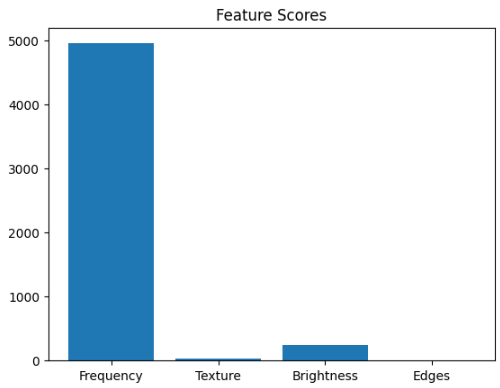
#> input picture image.png, 500 x 388 px
$ jupyter execute 'AI_Image_Detector_Project (2).ipynb'
#> lines starting #> are read from the running program, lines starting #| are printed output that depends on the picture
# AI vs Real Image Detector (Internship Project)
Upload an image and the system will analyze it using simple ML-inspired features and display 4 graphs.

[cell 1]
import numpy as np
import matplotlib.pyplot as plt
from PIL import Image
import os

## Upload Image

[cell 2]
from google.colab import files
uploaded = files.upload()
#> the answer given: image.png
img_path = list(uploaded.keys())[0]
img = Image.open(img_path).convert('RGB')
plt.imshow(img)
plt.axis('off')

## Feature Extraction

[cell 3]
img_gray = img.convert('L')
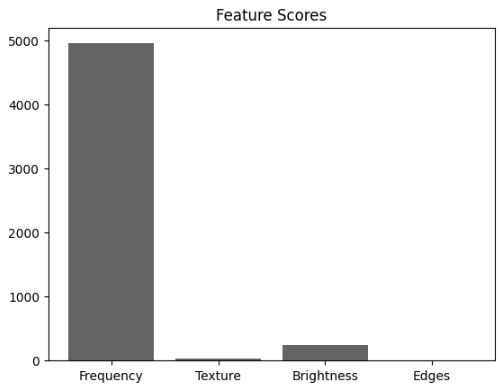
#> img_gray: PIL image 500x388 L; min 4, max 255, mean 228.2
img_arr = np.array(img_gray)

# FFT
fft = np.fft.fft2(img_arr)
fft_shift = np.fft.fftshift(fft)
magnitude = np.abs(fft_shift)

high_freq_score = np.mean(magnitude)
#> high_freq_score = 5649.2
texture_score = np.std(img_arr)
#> texture_score = 58.54
brightness_score = np.mean(img_arr)
#> brightness_score = 228.2
edge_score = np.mean(np.abs(np.gradient(img_arr)))
#> edge_score = 2.43

## Prediction Logic

[cell 4]
scores = [high_freq_score, texture_score, brightness_score, edge_score]
#> scores = [5649.2, 58.54, 228.2, 2.43]
labels = ['Frequency','Texture','Brightness','Edges']

ai_score = (high_freq_score*0.4 + texture_score*0.3 + edge_score*0.3)
#> ai_score = 2278
real_score = (brightness_score*0.5 + texture_score*0.5)
#> real_score = 143.4

prediction = 'AI Generated' if ai_score > real_score else 'Real Image'
#> prediction = 'AI Generated'
print('Prediction:', prediction)
#| Prediction: AI Generated

## Graph 1 — Feature Scores

[cell 5]
plt.figure()
plt.bar(labels, scores)
plt.title('Feature Scores')
plt.show()
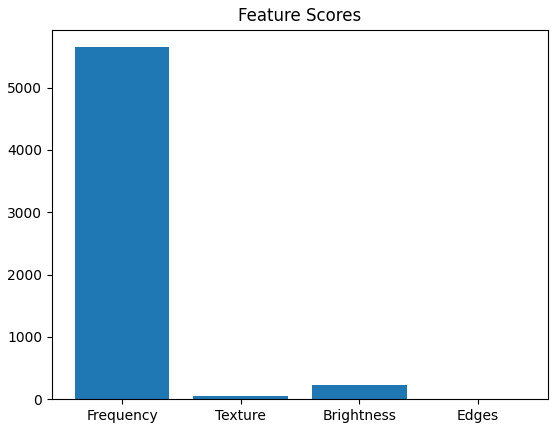
#> figure drawn by matplotlib, 1 panel; tallest bar 5649.2 high, from x = -0.4 to 0.4

## Graph 2 — Confidence Comparison

[cell 6]
plt.figure()
plt.bar(['AI Score','Real Score'], [ai_score, real_score])
plt.title('Confidence Comparison')
plt.show()
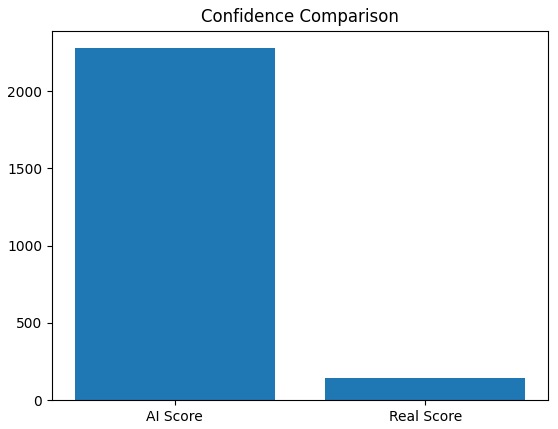
#> figure drawn by matplotlib, 1 panel

## Graph 3 — Probability Pie Chart

[cell 7]
total = ai_score + real_score
#> total = 2421.3
plt.figure()
plt.pie([ai_score/total, real_score/total], labels=['AI','Real'], autopct='%1.1f%%')
plt.title('Prediction Probability')
plt.show()
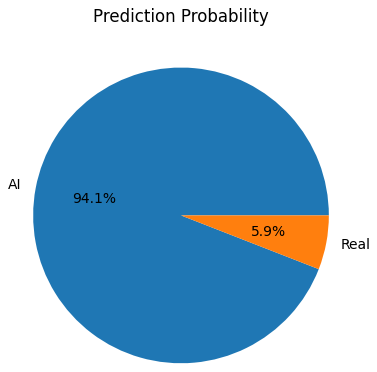
#> figure drawn by matplotlib, 1 panel

## Graph 4 — Histogram Analysis

[cell 8]
plt.figure()
plt.hist(img_arr.flatten(), bins=50)
plt.title('Pixel Intensity Histogram')
plt.show()
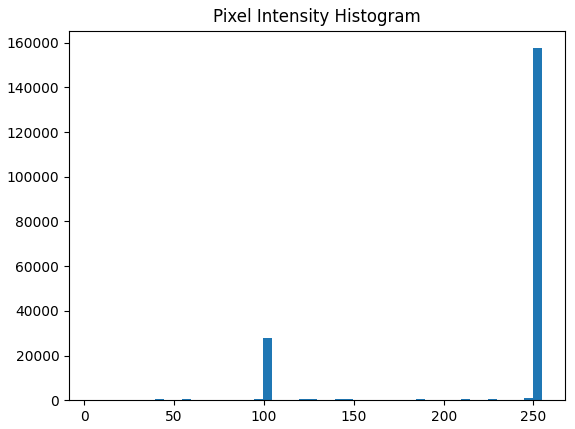
#> figure drawn by matplotlib, 1 panel; tallest bar 157559 high, from x = 250 to 255

$ run again, on Op 2.png
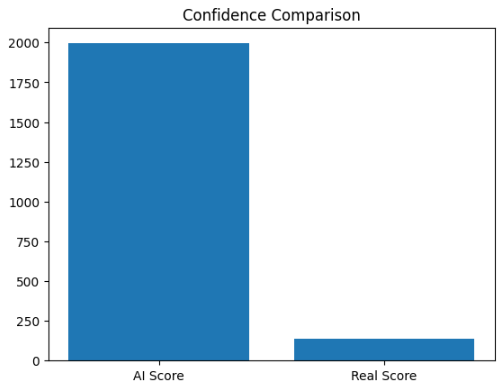
#> input picture Op 2.png, 502 x 388 px
#> `img_gray = img.convert('L')`:
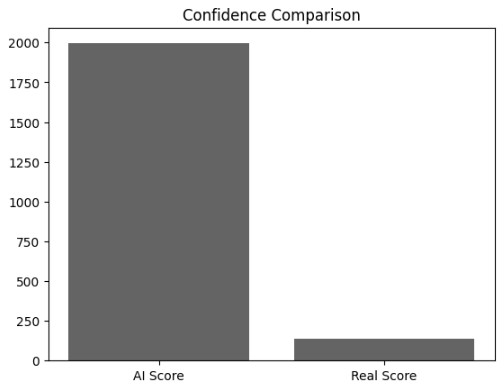
#> img_gray: PIL image 502x388 L; min 1, max 255, mean 202.2
#> high_freq_score = 5804.3
#> texture_score = 73.41
#> brightness_score = 202.2
#> edge_score = 2.56
#> scores = [5804.3, 73.41, 202.2, 2.56]
#> ai_score = 2344.5
#> real_score = 137.8
#> prediction = 'AI Generated'
#| Prediction: AI Generated
#> total = 2482.3
#> `plt.show()`:
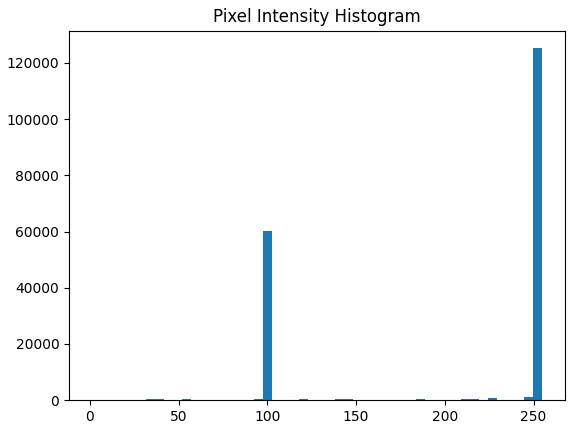
#> figure drawn by matplotlib, 1 panel; tallest bar 125255 high, from x = 249.9 to 255

$ run again, on Op 3.png
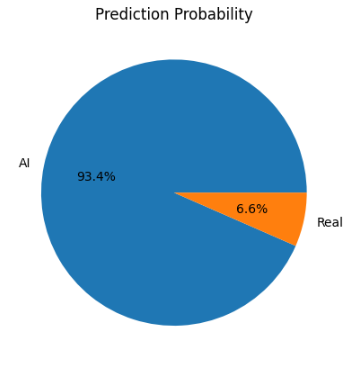
#> input picture Op 3.png, 350 x 367 px
#> `img_gray = img.convert('L')`:
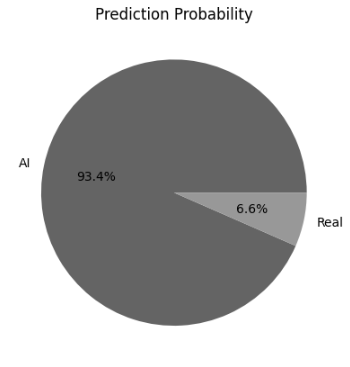
#> img_gray: PIL image 350x367 L; min 1, max 255, mean 188.1
#> high_freq_score = 4382.2
#> texture_score = 75.73
#> brightness_score = 188.1
#> edge_score = 1.51
#> scores = [4382.2, 75.73, 188.1, 1.51]
#> ai_score = 1776.1
#> real_score = 131.9
#> prediction = 'AI Generated'
#| Prediction: AI Generated
#> total = 1907.9
#> `plt.show()`:
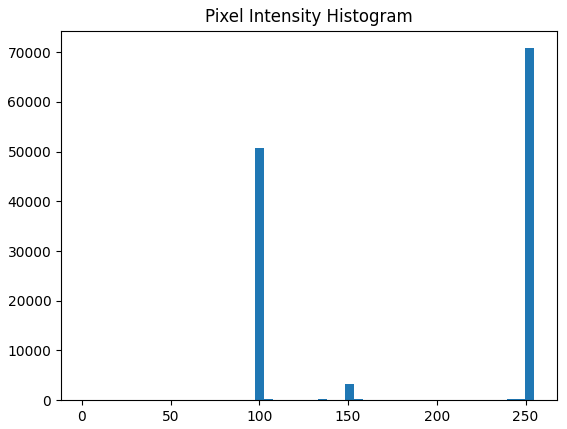
#> figure drawn by matplotlib, 1 panel; tallest bar 70818 high, from x = 249.9 to 255

$ run again, on Op 4.png
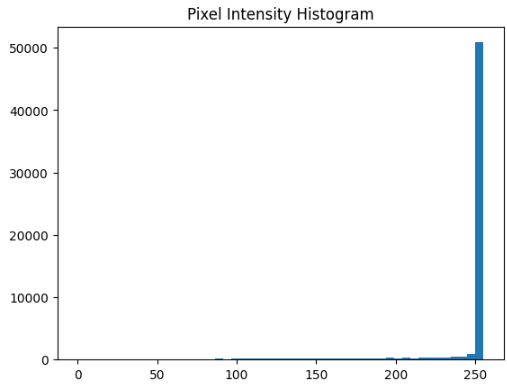
#> input picture Op 4.png, 507 x 386 px
#> high_freq_score = 5414.5
#> texture_score = 30.7
#> brightness_score = 248.6
#> edge_score = 2.49
#> scores = [5414.5, 30.7, 248.6, 2.49]
#> ai_score = 2175.8
#> real_score = 139.7
#> prediction = 'AI Generated'
#| Prediction: AI Generated
#> `plt.show()`:
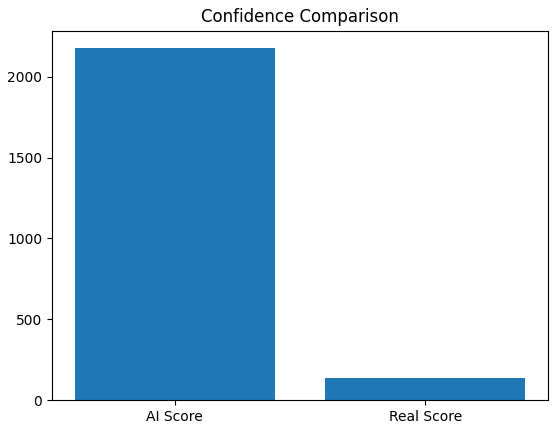
#> figure drawn by matplotlib, 1 panel
#> total = 2315.4
#> `plt.show()`:
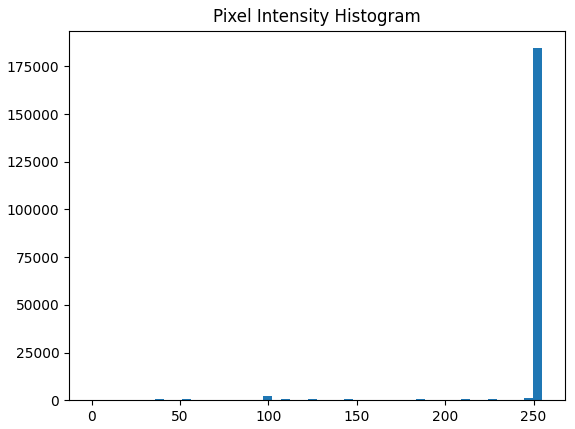
#> figure drawn by matplotlib, 1 panel; tallest bar 184517 high, from x = 249.9 to 255
